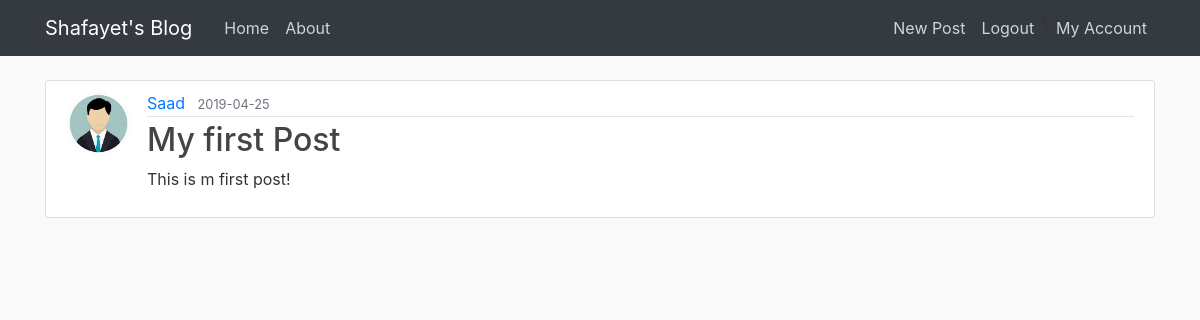
/post/3 (signed in), run on the app's committed database.
### flask_app/models.py (models this page shows, shortened)
class User(db.Model, UserMixin):
    id = db.Column(db.Integer, primary_key=True)
    first_name = db.Column(db.String(50), nullable=False)
    last_name = db.Column(db.String(50), nullable=False)
    user_name = db.Column(db.String(20), unique=True, nullable=False)
    email = db.Column(db.String(120), unique=True, nullable=False)
    image_file = db.Column(db.String(20), nullable=False, default='defult.jpg')
    password = db.Column(db.String(60), nullable=False)
    post = db.relationship('Post', backref='author', lazy=True)

class Post(db.Model):
    id = db.Column(db.Integer, primary_key=True)
    title = db.Column(db.String, nullable=False)
    date = db.Column(db.DateTime, nullable=False, default=datetime.utcnow)
    content = db.Column(db.Text, nullable=False)
    user_id = db.Column(db.Integer, db.ForeignKey('user.id'), nullable=False)

### flask_app/routes.py (the view)
@app.route('/post/<post_id>')
def post(post_id):
    post = Post.query.get_or_404(post_id)
    return render_template('post.html', title=post.title, post=post)

### flask_app/models.py (called while the page is built)
@login_manager.user_loader
def load_user(user_id):
    return User.query.get(int(user_id))

### flask_app/templates/post.html (shortened to what this page needs)
{% extends "layout.html" %}
{% block content %}
    <article class="media content-section">
        <img class="rounded-circle article-img"
             src="{{ url_for('static', filename='profile_pics/' + post.author.image_file) }}">
        <div class="media-body">
            <div class="article-metadata">
                <a class="mr-2" href="#">{{ post.author.user_name }}</a>
                <small class="text-muted">{{ post.date.strftime('%Y-%m-%d') }}</small>
            </div>
            <h2 class="article-title">{{ post.title }}</h2>
            <p class="article-content">{{ post.content }}</p>
        </div>
    </article>
{% endblock content %}

### flask_app/static/main.css (style rules this page uses)
body { background: #fafafa; color: #333333; margin-top: 5rem; }
h1, h2, h3, h4, h5, h6 { color: #444444; }
.content-section { background: #ffffff; padding: 10px 20px; border: 1px solid #dddddd; border-radius: 3px; margin-bottom: 20px; }
.article-title { color: #444444; }
.article-content { white-space: pre-line; }
.article-img { height: 65px; width: 65px; margin-right: 16px; }
.article-metadata { padding-bottom: 1px; margin-bottom: 4px; border-bottom: 1px solid #e3e3e3 }

### data on the page
User: image_file (picture), author.user_name "Saad"
Post: date "2019-04-25", title "My first Post", content "This is m first post!"
